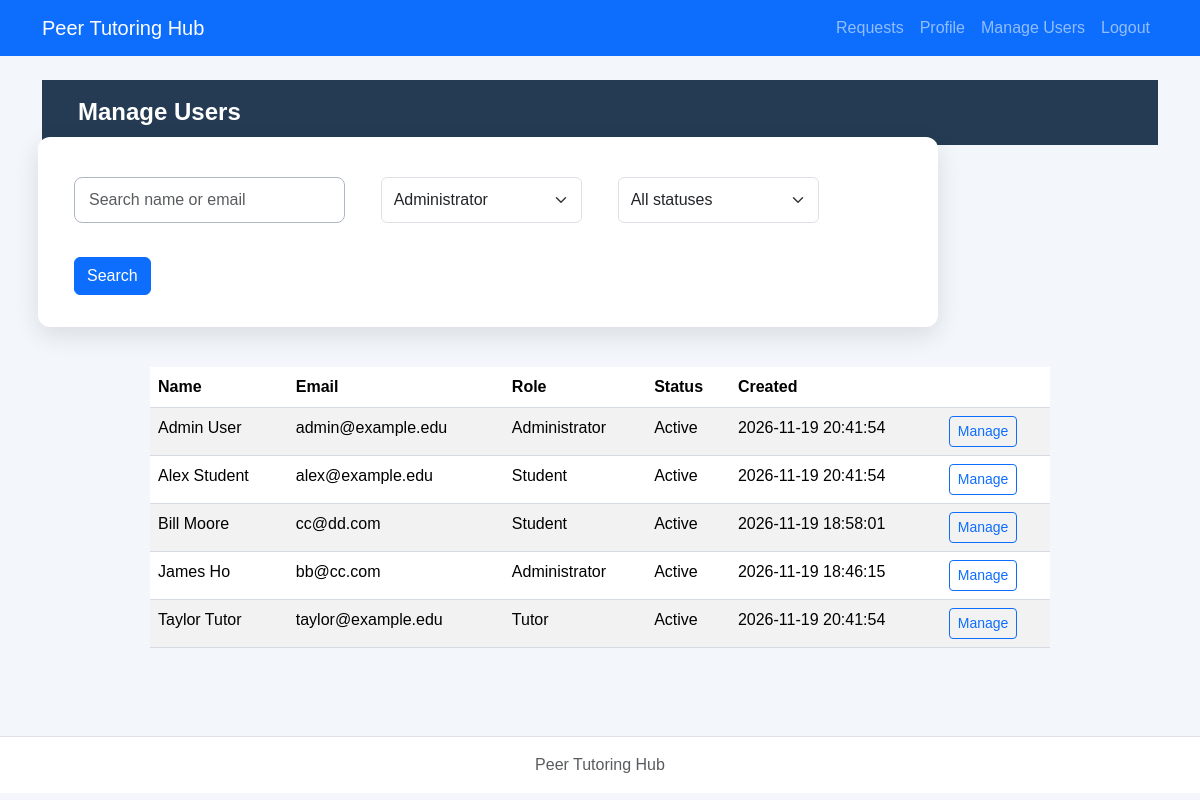
The app's page /lab7/php/admin-users.php (signed in), older data.
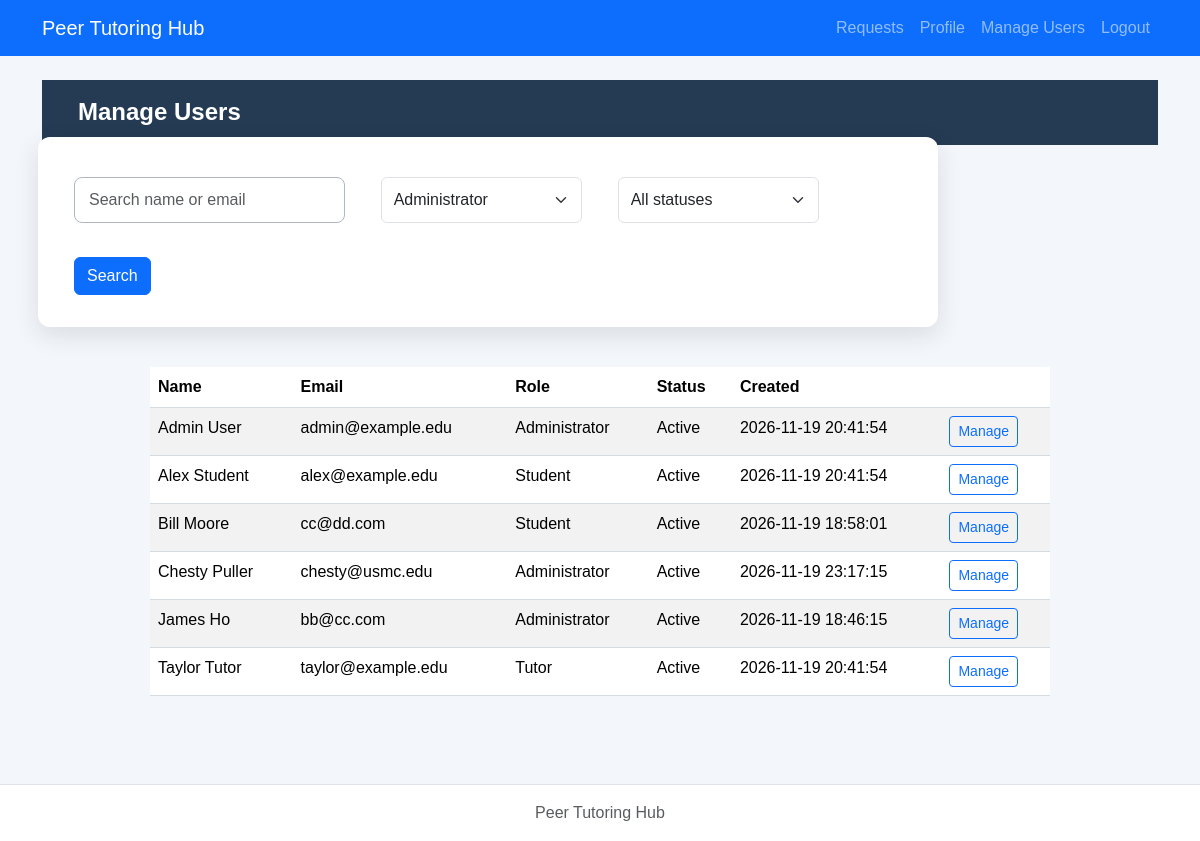
The same page, newer data.
### tables this page shows
CREATE TABLE users (
    user_id INTEGER PRIMARY KEY,
    full_name TEXT NOT NULL,
    email TEXT UNIQUE NOT NULL,
    password_hash TEXT NOT NULL,
    role TEXT NOT NULL CHECK(role IN ('Student', 'Tutor', 'Administrator')),
    status TEXT NOT NULL DEFAULT 'Active' CHECK(status IN ('Active', 'Inactive')),
    created_at TEXT NOT NULL DEFAULT CURRENT_TIMESTAMP
);

### lab7/includes/auth.php (called while the page is built, shortened)
<?php
if (!function_exists('escapeHtml')) {
    function escapeHtml(string $s): string {
        return htmlspecialchars($s, ENT_QUOTES | ENT_SUBSTITUTE, 'UTF-8');
    }
}

### lab7/repositories/userPDO.php (called while the page is built, shortened)
<?php
function listUsers(PDO $pdo, string $search = '', string $role = '', string $status = ''): array {
    $sql = 'SELECT user_id, full_name, email, role, status, created_at FROM users WHERE 1=1';
    $args = [];
    $sql .= ' ORDER BY full_name';
    $stmt = $pdo->prepare($sql);
    $stmt->execute($args);
    return $stmt->fetchAll();
}

### lab7/php/admin-users.php (the view, shortened to what this page needs)
<?php
require_once __DIR__ . '/../config/db.php';
require_once __DIR__ . '/../includes/auth.php';
require_once __DIR__ . '/../repositories/userPDO.php';
$pdo = openDatabase();
$search = trim((string)($_GET['search'] ?? ''));
$role = (string)($_GET['role'] ?? '');
$status = (string)($_GET['status'] ?? '');
$users = listUsers($pdo, $search, $role, $status);
require __DIR__ . '/../includes/header.php';
require __DIR__ . '/../includes/nav.php';
?>
<main class="container py-4">
    <h1>Manage Users</h1>
    <form method="get" class="row g-2 mb-3">
        <div class="col-md-4">
            <input type="text" name="search" class="form-control" placeholder="Search name or email" value="<?= escapeHtml($search) ?>">
        </div>
        <div class="col-md-3">
            <select name="role" class="form-select">
                <?php foreach (['Student', 'Tutor', 'Administrator'] as $r): ?>
                    <option value="<?= escapeHtml($r) ?>" <?= $role === $r ? 'selected' : '' ?>><?= escapeHtml($r) ?></option>
                <?php endforeach; ?>
            </select>
        </div>
        <div class="col-md-3">
            <select name="status" class="form-select">
                <option value="">All statuses</option>
            </select>
        </div>
        <div class="col-md-2">
            <button class="btn btn-primary">Search</button>
        </div>
    </form>
    <?php if (!$users): ?>
        <p>No matching accounts.</p>
    <?php else: ?>
        <table class="table table-striped">
            <thead>
                <tr>
                    <th>Name</th>
                    <th>Email</th>
                    <th>Role</th>
                    <th>Status</th>
                    <th>Created</th>
                    <th></th>
                </tr>
            </thead>
            <tbody>
                <?php foreach ($users as $u): ?>
                    <tr>
                        <td><?= escapeHtml($u['full_name']) ?></td>
                        <td><?= escapeHtml($u['email']) ?></td>
                        <td><?= escapeHtml($u['role']) ?></td>
                        <td><?= escapeHtml($u['status']) ?></td>
                        <td><?= escapeHtml($u['created_at']) ?></td>
                        <td><a href="admin-manage-user.php?id=<?= (int)$u['user_id'] ?>" class="btn btn-sm btn-outline-primary">Manage</a></td>
                    </tr>
                <?php endforeach; ?>
            </tbody>
        </table>
    <?php endif; ?>
</main>
<?php require __DIR__ . '/../includes/footer.php'; ?>

Row changes from the older to the newer data that the page shows:
added users: full_name "Chesty Puller", email "chesty@usmc.edu", role "Administrator", status "Active", created_at "2026-11-19 23:17:15"
